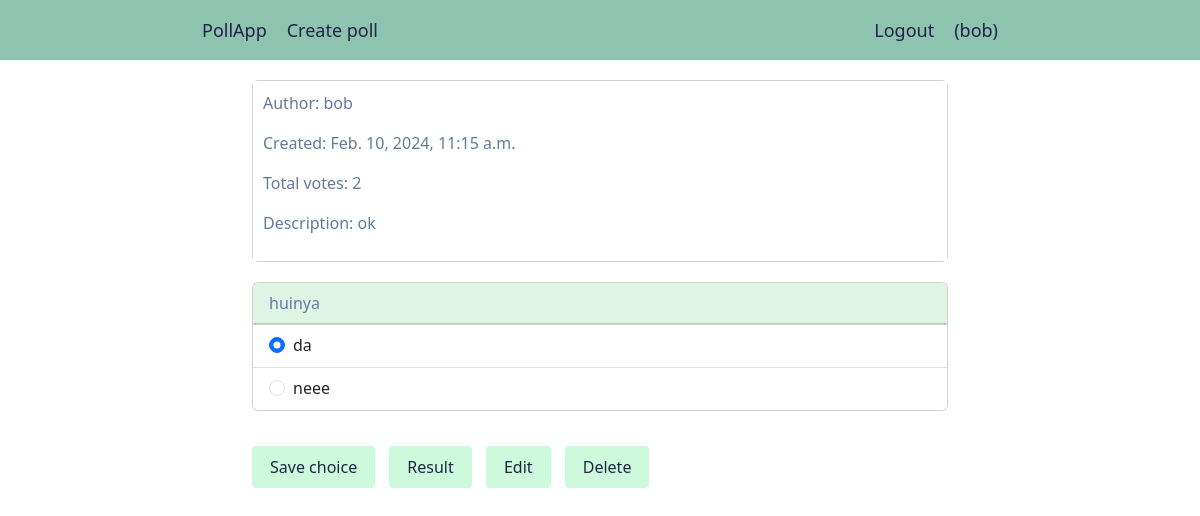
The page /poll/detail/14/ (signed in) on the database its author committed.
### poll/models.py (models this page shows, shortened)
class Poll(models.Model):
	owner = models.ForeignKey(User, on_delete=models.CASCADE)
	title = models.CharField(max_length=300, blank=False)
	description = models.TextField(blank=True)
	created = models.DateTimeField(auto_now_add=True)
	class Meta:
		ordering = ['-created']
	def total_votes(self, queryset=None) -> int:
		total = 0
		if not queryset:
			queryset = self.choices.all()
		for choice in queryset:
			total += choice.votes
		return total

class Choice(models.Model):
	poll = models.ForeignKey(Poll, on_delete=models.CASCADE,
							 	   related_name='choices')
	user_votes = models.ManyToManyField(User, related_name='voted_for')
	choice = models.CharField(max_length=200)
	votes = models.PositiveIntegerField(default=0)
	def has_user(self, user: Type['User']) -> bool:
		return user in self.user_votes.all()

### poll/views.py (the view, shortened to what this page needs)
# urls.py: path('detail/<pk>/', views.PollDetailView.as_view(),
class PollDetailView(LoginRequiredMixin, DetailView):
	model = Poll
	context_object_name = 'poll'
	template_name = 'polls/detail.html'
	def get_context_data(self, **kwargs):
		context = super().get_context_data(**kwargs)
		poll = self.object
		choices = poll.choices.all()
		context['choices'] = {}
		for choice in choices:
			if choice.has_user(self.request.user):
				context['selected_choice_id'] = choice.id
			context['choices'][choice.id] = [choice.choice]
		return context

### poll/templates/polls/detail.html (shortened to what this page needs)
{% extends "base.html" %}
{% block content %}
	<div class="card">
  	<div class="card-body card-info">
    	<p>Author: {{ poll.owner }}</p>
    	<p>Created: {{ poll.created }}</p>
    	<p>Total votes: {{ poll.total_votes }}</p>
    	{% if poll.description %}
    		<p>Description: {{ poll.description }}</p>
    	{% endif %}
  	</div>
	</div>
	<form action="{% url 'poll:detail' poll.id %}" method="post">
		<div class="card">
			<div class="card-header">
		  	{{ poll.title }}
			</div>
		    <ul class="list-group list-group-flush">
			    {% for id, choice in choices.items %}
					  <li class="list-group-item">
					    <div class="form-check form-check-inline">
				  			<input class="form-check-input" type="radio" name="choices" id="{{ id }}" value="{{ id }}"
				  			{% if selected_choice_id == id %}checked{% else %}required{% endif %}>
				  			<label class="form-check-label" for="{{ id }}">{{ choice|first }}</label>
							</div>
						</li>
			    {% endfor %}
			  </ul>
		</div>
		<div id="options">
			<button type="submit" class="btn btn-mint">Save choice</button>
			<a href="{% url 'poll:result' poll.id %}" class="btn btn-mint">Result</a>
			{% if request.user == poll.owner %}
				<a href="{% url 'poll:edit' poll.id %}" class="btn btn-mint">
					Edit
				</a>
				<button type="button" id="delete-btn" class="btn btn-mint">
					Delete
				</button>
			{% endif %}
	</form>
{% endblock %}

### poll/templates/base.html (shortened to what this page needs)
{% load django_bootstrap5 %}
{% load static %}
<!DOCTYPE html>
<html>
<head>
	{% bootstrap_css %}
	<link rel="stylesheet" type="text/css" href="{% static 'css/base.css' %}">
</head>
<body>
	<ul class="nav-bar">
		<a href="{% url 'poll:list' %}" class="nav-item">PollApp</a>
		{% if request.user.is_authenticated %}
			<a href="{% url 'poll:create' %}" class="nav-item">Create poll</a>
			<a href="{% url 'users:logout' %}" class="nav-auth">Logout</a>
			<li class="nav-item">({{ request.user.username }})</li>
		{% else %}
			<a href="{% url 'users:login' %}" class="nav-auth">Login</a>
			<a href="{% url 'users:registration' %}" class="nav-auth">Registration</a>
		{% endif %}
	</ul>
	<div class="container">
		{% block content %}
		{% endblock %}
	</div>
</body>
</html>

### poll/static/css/base.css (style rules this page uses)
.nav-bar { background-color: #8EC3B0; width: 100%; height: 60px; margin-bottom: 20px; padding-left: 16%; padding-right: 16%; list-style: none; display: flex; justify-content: space-between; align-items: center; }
.nav-item, .nav-auth { text-decoration: none; font-size: 18px; font-weight: 500; color: #1F2544; padding: 0 10px; white-space: nowrap; text-overflow: ellipsis; }
.nav-auth { margin-left: auto; }
.container { max-width: 60%; }
.card { color: #1F2544; margin-bottom: 20px; }
.card-header { background-color: #DEF5E5; color: #637A9F !important; }
.card-body { background-color: #BCEAD5; color: #637A9F !important; }
.btn-mint { display: inline-block; background-color: #CDFADB; color: #1F2544; padding: 8px 17px 8px 17px; border-radius: .25rem; margin: 15px 10px 15px 0px; }
.card-info { background-color: #ffff; padding: 10px; }
.list-group-item { display: flex; justify-content: space-between; }

### rows shown on the page
Poll: owner "bob", created "Feb. 10, 2024, 11:15 a.m.", total_votes "2", description "ok", title "huinya"

### other values the page prints
{{ request.user.username }} "bob"
{{ choice|first }} "da" "neee"
